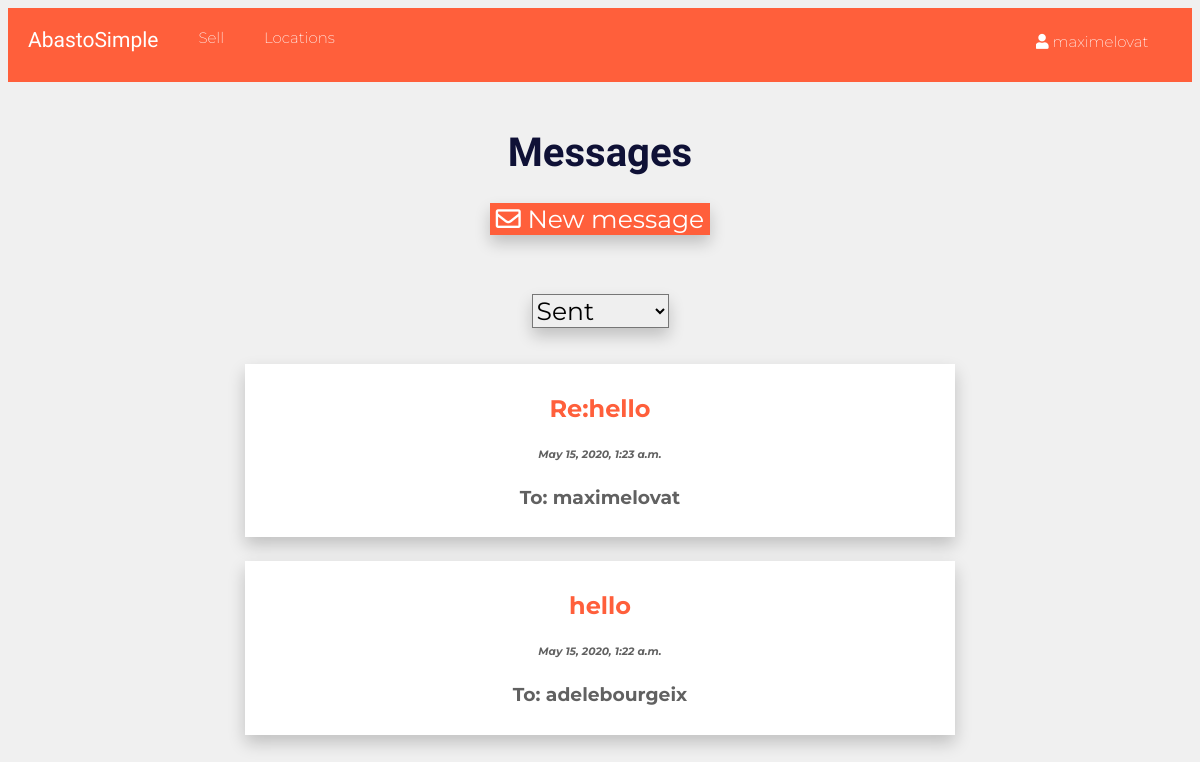
/myMessages/messages-list/sent/ (signed in), run on an earlier commit of the app's database.
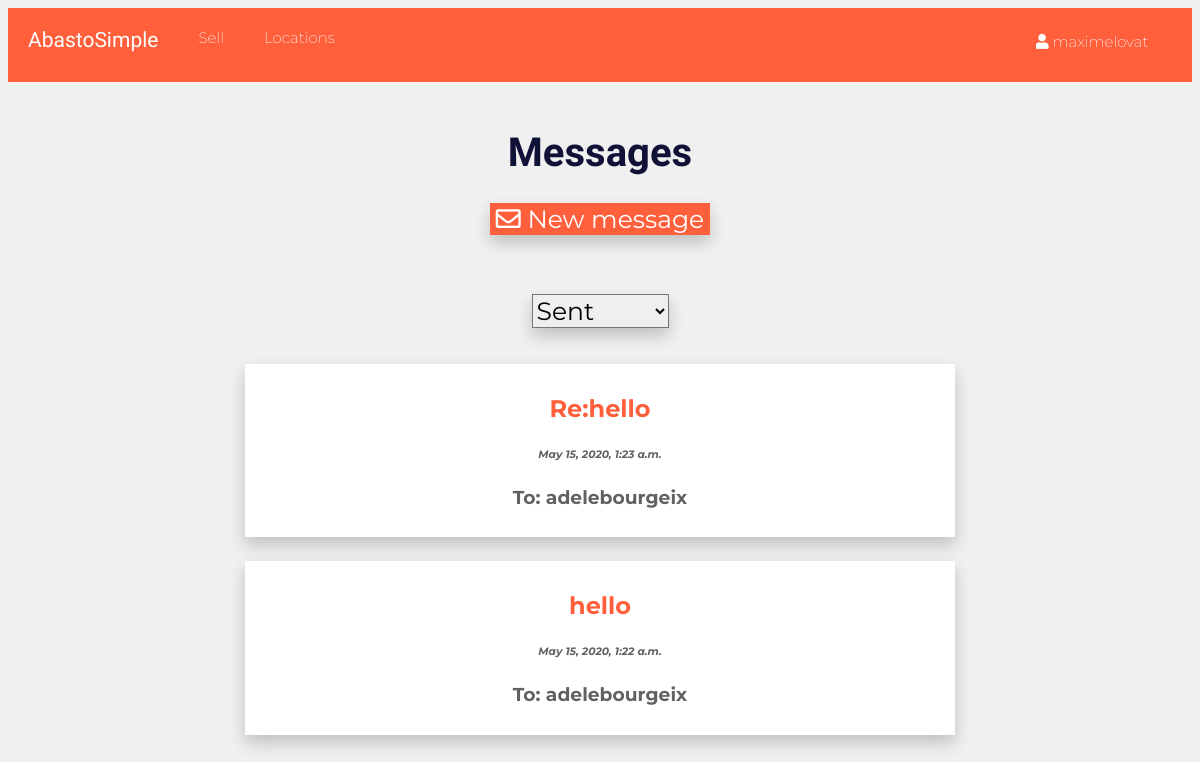
And on a later commit of the database.
### myMessages/models.py (models this page shows, shortened)
class myMessage(models.Model):
    id = models.AutoField(primary_key=True)
    conv_id=models.IntegerField(null=True)
    head=models.CharField(max_length=50)
    content=models.CharField(max_length=1000,default="This message is empty")
    author=models.ForeignKey(User, related_name="from+")
    recipient=models.ForeignKey(User, related_name="to+")
    date=models.DateTimeField(auto_now_add=True)
    slug=models.CharField(max_length=50,default="my-slug")

### myMessages/views.py (the view)
def messages_list_sent_view(request):
    user=request.user
    type="sent"
    messages=myMessage.objects.filter(author=user).order_by('-date')
    return render(request,"myMessages/myMessageslist.html", {'user':user,'messages':messages,'type':type})

### templates/myMessages/myMessageslist.html (shortened to what this page needs)
{% extends 'base_layout.html'%}
{% block content %}
{% load static from staticfiles %}
      <h1>Messages</h1>
      <button style="color: white; box-shadow: 0px 8px 16px 0px rgba(0,0,0,0.2); margin-bottom:5%; background-color:#ff5f3b; border:0; font-family:'Montserrat', sans-serif; font-size: 25px;"><i style="color:white;" class="far fa-envelope"></i><a  style="color:white; text-decoration:inherit;" href="/myMessages/new-message" >
      New message </a></button><br />
      {% if type == "sent" %}
      <select onchange="sent();" id="choice" style="margin-bottom: 3%;box-shadow: 0px 8px 16px 0px rgba(0,0,0,0.2);font-family:'Montserrat', sans-serif;font-size: 25px;">
        <option id="sent" value="1">
          Sent
        </option>
      </select>
      {% for message in messages %}
          <div id="{{message.id}}" onclick="Click('{{message.slug}}');" onmouseout="mouseout2({{message.id}})" onmouseover="mouseover2({{message.id}})" style="margin-bottom:2%; margin-left:20%; margin-right:20%; padding-top:10px; padding-bottom:10px; border:2px; background-color:white;box-shadow: 0px 8px 16px 0px rgba(0,0,0,0.2);">
            <h2 style="color: #ff5f3b;">{{message.head}}</h2>
              <h6><em>{{message.date}}</em></h6>
              <h3><b>To: {{message.recipient}}</b></h3>
          </div>
      {% endfor %}
      {% endif %}
{% endblock %}

What changed in the data, as far as the page shows it:
changed myMessage "Re:hello": recipient "maximelovat" → "adelebourgeix"
